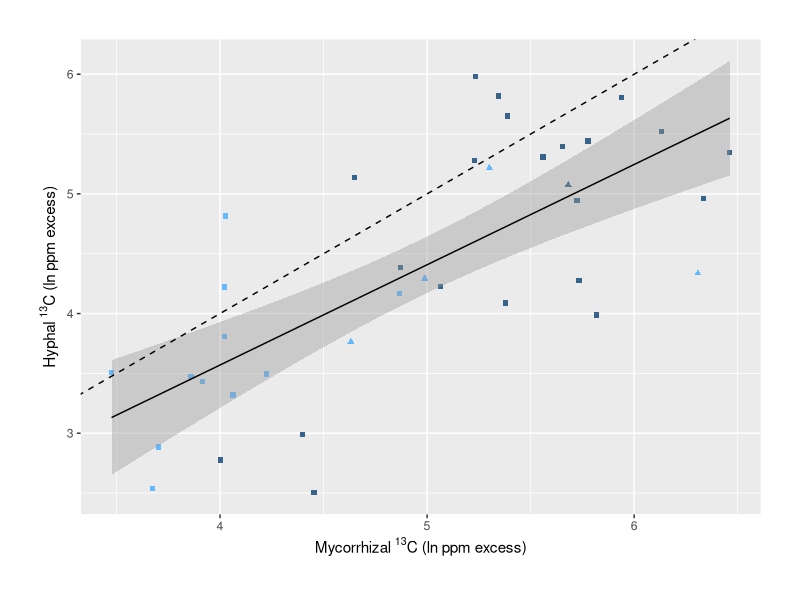
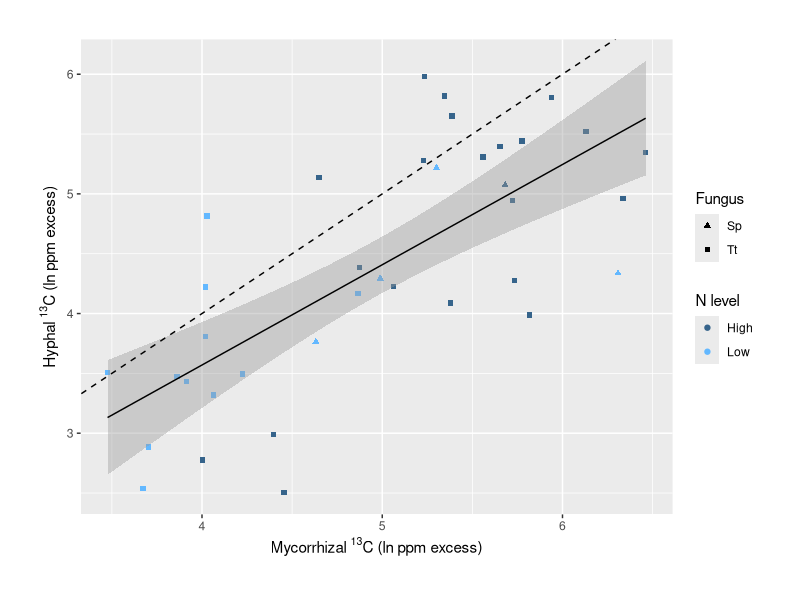
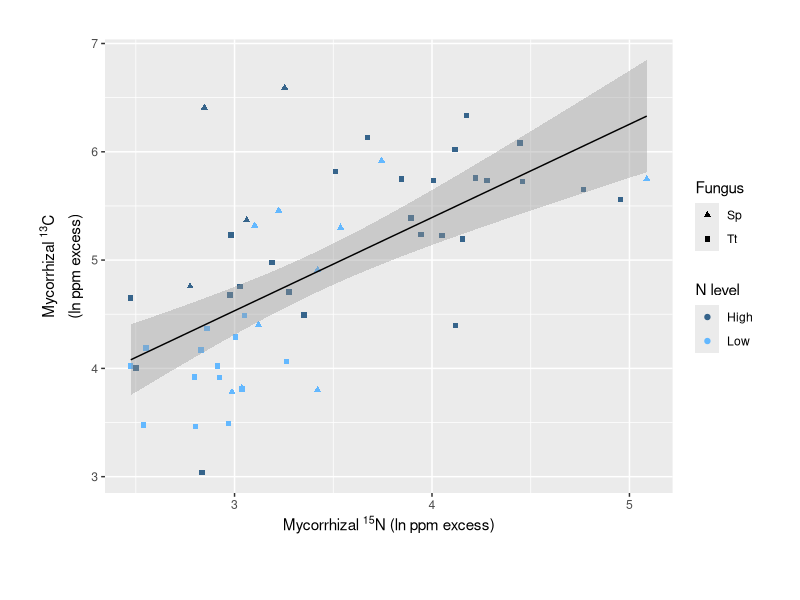
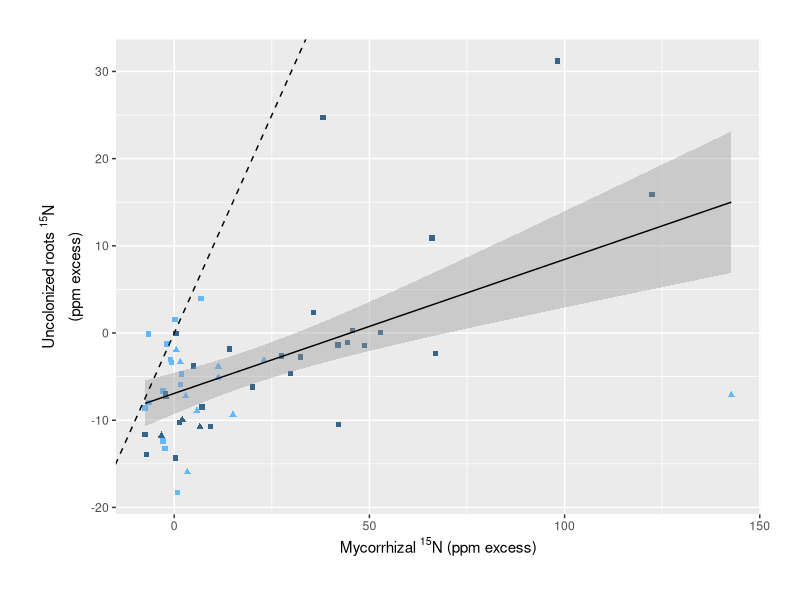
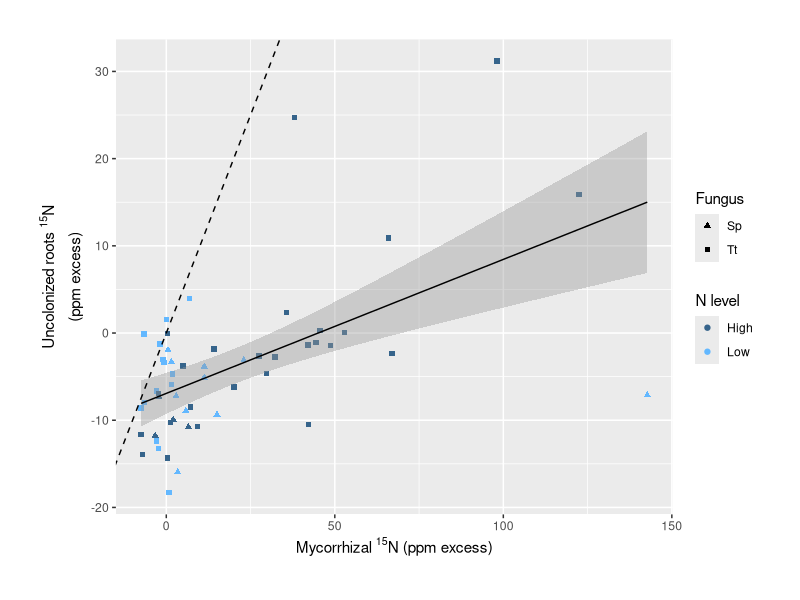
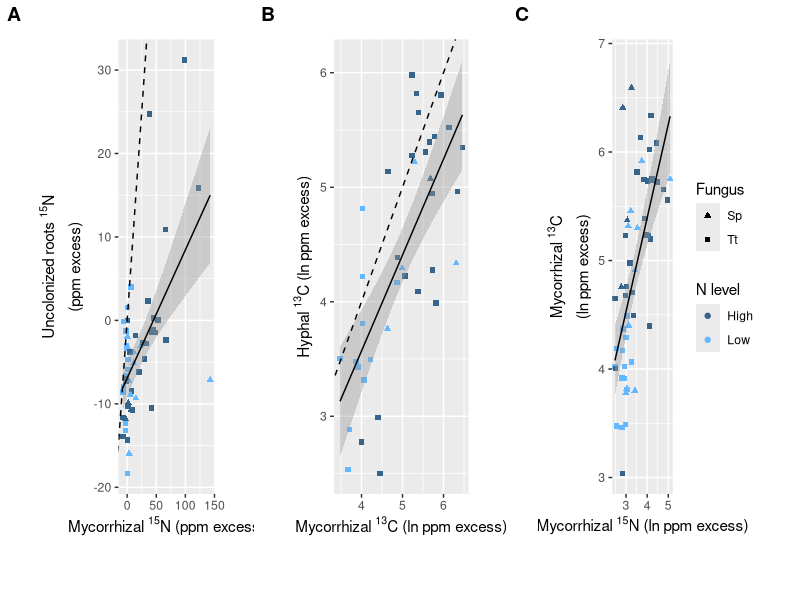

Write R code to recreate these figures, in order. (Note: this script raises an error after producing the figures.)
#5-6-FC_hyphal_13C_root_15N_comparison_figure_nooutlier.r

setwd("~/Documents/Fungal competition project/fungal-competition2020/")

library(cowplot)
library(tidyverse)

carboninfo = read_csv("processeddata/data_for_carbon_only_analyses.csv")
nitrogeninfo = read_csv("processeddata/isotope_and_plant_metadata_FOR_N_ANALYSES_and_exchange_rates.csv")

nitrogeninfo_nooutlier = subset(nitrogeninfo, Plant != 6041)
carboninfo_nooutlier = carboninfo[!carboninfo$hyphae.APE13C == max(carboninfo$hyphae.APE13C),] # omit outlier 6024b

#### Carbon panel: How well did hyphal C track myco C? ####

hyphalCformycoC_plot_nooutlier = ggplot(data = carboninfo_nooutlier) +
  geom_point(aes(x = log(mycoC13ppmexcess),
                 y = log(hyphae.ppm13Cexcess), 
                 color = N_level,
                 shape =compartment_fungus)) +
  geom_smooth(method = "lm", 
              aes(x = log(mycoC13ppmexcess),
                  y = log(hyphae.ppm13Cexcess)),
              color = "black",
              size = 0.5) +
  scale_color_manual(values = c("steelblue4", "steelblue1"),
                     name = "N level") +
  scale_shape_manual(values = c(17, 15),
                     name = "Fungus") +
  ylab(expression("Hyphal "^13*"C (ln ppm excess)")) +
  xlab(expression("Mycorrhizal "^13*"C (ln ppm excess)")) +
  theme(plot.margin = unit(c(1,1,1,1), "cm")) +
  geom_abline(intercept = 0, slope = 1, linetype = "dashed")

hyphalCformycoC_plot_nolegend = hyphalCformycoC_plot_nooutlier +
  theme(legend.position = "none")

### Nitrogen panel ####
rootNformycoN_plot_nooutlier = ggplot(data = nitrogeninfo_nooutlier) +
  geom_point(aes(x = log(forced.mycorrhizas.N15ppmexcess),
                 y = log(forced.uncolonized.N15ppmexcess), 
                 color = N_level,
                 shape = mycofungus)) +
  geom_smooth(method = "lm",
              aes(x = log(forced.mycorrhizas.N15ppmexcess),
                  y = log(forced.uncolonized.N15ppmexcess)),
              color = "black",
              size = 0.5) +
  scale_color_manual(values = c("steelblue4", "steelblue1"),
                     name = "N level") +
  scale_shape_manual(values = c(17, 15),
                     name = "Fungus") +
  ylab(bquote(atop("Uncolonized roots "^15*N, "(ln ppm excess)"))) +
  xlab(expression("Mycorrhizal "^15*"N (ln ppm excess)")) +
  theme(plot.margin = unit(c(1,1,1,1), "cm")) +
  geom_abline(intercept = 0, slope = 1, linetype = "dashed")

rootNformycoN_plot_nooutlier = ggplot(data = nitrogeninfo_nooutlier) +
  geom_point(aes(x = mycoN15ppmexcess,
                 y = uncolN15ppmexcess, 
                 color = N_level,
                 shape = mycofungus)) +
  geom_smooth(method = "lm",
              aes(x = mycoN15ppmexcess,
                  y = uncolN15ppmexcess),
              color = "black",
              size = 0.5) +
  scale_color_manual(values = c("steelblue4", "steelblue1"),
                     name = "N level") +
  scale_shape_manual(values = c(17, 15),
                     name = "Fungus") +
  ylab(bquote(atop("Uncolonized roots "^15*N, "(ppm excess)"))) +
  xlab(expression("Mycorrhizal "^15*"N (ppm excess)")) +
  theme(plot.margin = unit(c(1,1,1,1), "cm")) +
  geom_abline(intercept = 0, slope = 1, linetype = "dashed")


rootNformycoN_plot_nolegend = rootNformycoN_plot_nooutlier +
  theme(legend.position = "none")

# When considering N and C together, I need the dataset 
# that only includes plants/compartments that received nitrogen label.

mycoCforN = ggplot(data = nitrogeninfo_nooutlier) +
  geom_point(aes(x = log(forced.mycorrhizas.N15ppmexcess),
                 y = log(mycoC13ppmexcess), 
                 color = N_level,
                 shape = compartment_fungus)) +
  geom_smooth(method = "lm", 
              formula = y ~ x, 
              aes(x = log(forced.mycorrhizas.N15ppmexcess),
                  y = log(mycoC13ppmexcess)),
              color = "black",
              size = 0.5) +
  ylab(bquote(atop("Mycorrhizal "^13*"C", "(ln ppm excess)"))) +
  xlab(bquote(atop("Mycorrhizal "^15*"N (ln ppm excess)"))) +
  scale_color_manual(values = c("steelblue4", "steelblue1"),
                     name = "N level") +
  scale_shape_manual(values = c(17, 15),
                     name = "Fungus") +
  theme(plot.margin = unit(c(1,1,1,1), "cm"))

threepanels = plot_grid(rootNformycoN_plot_nolegend, 
                        hyphalCformycoC_plot_nolegend,
                        mycoCforN,
                        labels = c("A", "B", "C"),
                        align = "h",
                        nrow = 1,
                        ncol = 3,
                        rel_widths = c(1, 1, 1.15))

save_plot("plots/Multipanel_regressions_myco_N_and_C_NOOUTLIER.jpeg",
          threepanels,
          base_aspect_ratio = 3.6)

save_plot("plots/Multipanel_regressions_myco_N_and_C_NOOUTLIER.pdf",
          threepanels,
          base_aspect_ratio = 3.6)

CforNlm_nooutlier = lm((mycoC13ppmexcess) ~ mycoN15ppmexcess, data = nitrogeninfo_nooutlier)
plot(CforNlm_nooutlier)
summary(CforNlm_nooutlier)


sink("stats_tables/myco13C_vs_myco_15N_lm_results_NOOUTLIER.html")

stargazer(CforNlm_nooutlier, type = "html",
          digits = 3,
          star.cutoffs = c(0.05, 0.01, 0.001),
          digit.separator = "",
          summary = FALSE)

sink()

# Use N15 values forced positive with linear transformation
# so you can try a log fit.
CforNlm_log_nooutlier = lm((mycoC13ppmexcess) ~ log(forced.mycorrhizas.N15ppmexcess), data = nitrogeninfo_nooutlier)
plot(CforNlm_log_nooutlier) # Looks fine
summary(CforNlm_log_nooutlier) # Adj R^2 = 0.2586

CforNlm_loglog_nooutlier = lm(log(mycoC13ppmexcess) ~ log(forced.mycorrhizas.N15ppmexcess), data = nitrogeninfo_nooutlier)
plot(CforNlm_loglog_nooutlier) # Better
summary(CforNlm_loglog_nooutlier) # Adj R^2 = 0.402
# So a log-log relationship is best when we remove the extreme values.


summary(CforNlm_nooutlier) # Adj R^2 = 0.1686

sink("stats_tables/myco13C_vs_myco_15N_lm_logresults_nooutlier.html")

stargazer(CforNlm_log_nooutlier, type = "html",
          digits = 3,
          star.cutoffs = c(0.05, 0.01, 0.001),
          digit.separator = "",
          summary = FALSE)

sink()

sink("stats_tables/myco13C_vs_myco_15N_lm_loglogresults_nooutlier.html")

stargazer(CforNlm_loglog_nooutlier, type = "html",
          digits = 3,
          star.cutoffs = c(0.05, 0.01, 0.001),
          digit.separator = "",
          summary = FALSE)

sink()

sink("stats_tables/myco13C_vs_myco_15N_comparingthreemodels_nooutlier.html")

stargazer(CforNlm_nooutlier, CforNlm_log_nooutlier, CforNlm_loglog_nooutlier, 
          type = "html",
          align = TRUE,
          digits = 3,
          star.cutoffs = c(0.05, 0.01, 0.001),
          digit.separator = "",
          no.space = TRUE)

sink()
